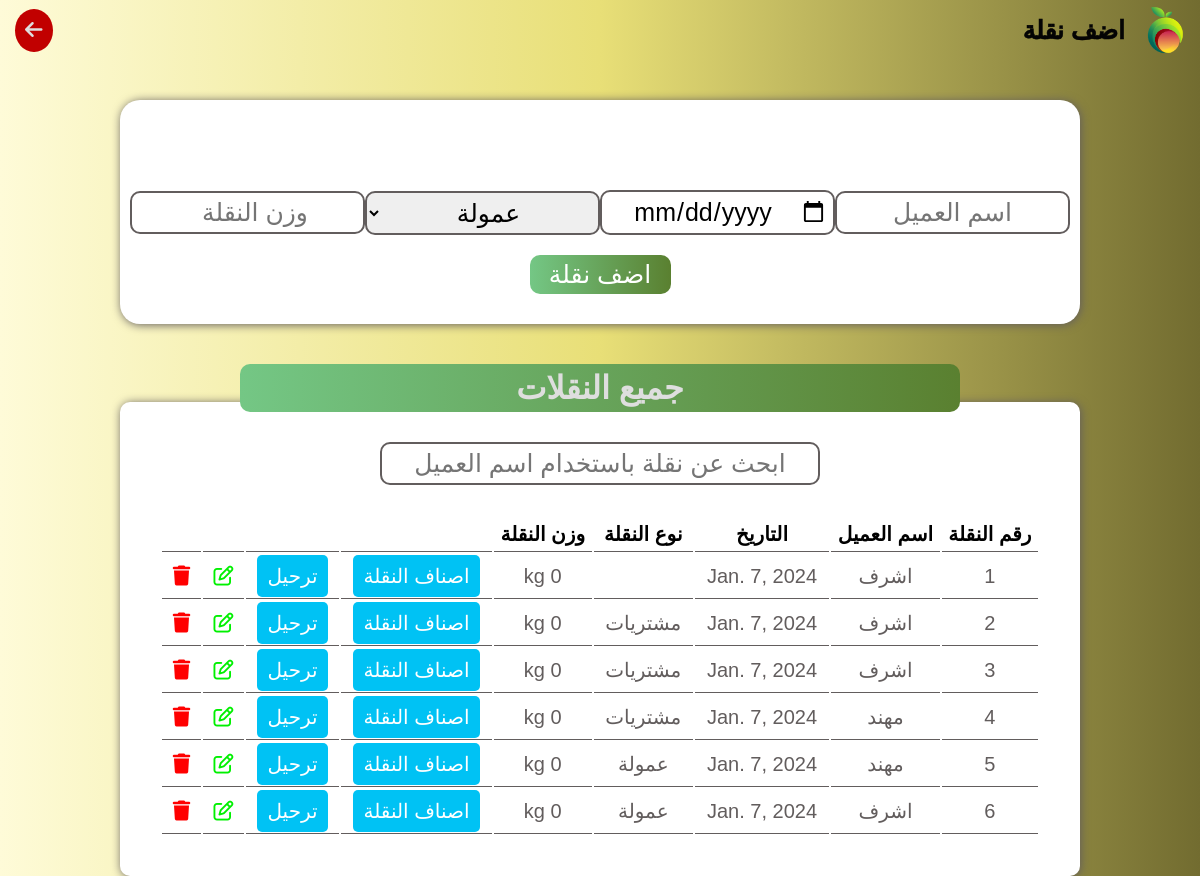
Page /addcontainer on the earlier database version.
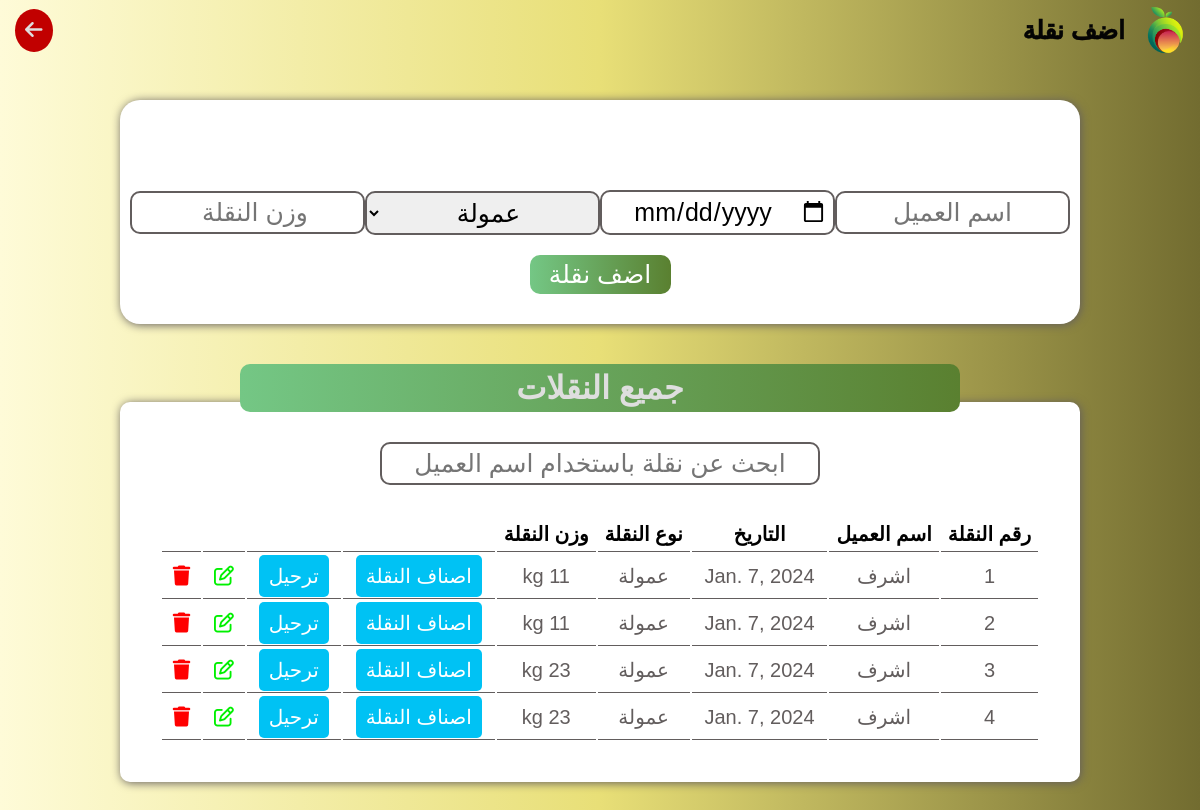
Same page on the later database version.
### user/models.py (models this page shows, shortened)
class Container(models.Model):
    supplier = models.ForeignKey(Supplier, on_delete=models.SET_NULL, null=True)
    date = models.DateField()
    type = models.CharField(max_length=30, default='عمولة')
    con_weight = models.PositiveIntegerField(default=0)
    num_sold_items = models.PositiveIntegerField(null=True)
    num_not_sold_items = models.PositiveIntegerField(null=True)

class Supplier(models.Model):
    name = models.CharField(max_length=30)
    place = models.CharField(max_length=70, default='غير محدد')
    date = models.DateField(default=timezone.now().date())
    type = models.CharField(max_length=30, default='عمولة')
    his_money = models.DecimalField(max_digits=10, decimal_places=2, default=0)
    on_him_money = models.DecimalField(max_digits=10, decimal_places=2,default=0)
    total = models.DecimalField(max_digits=10, decimal_places=2, blank=True, null=True)
    num_of_containers = models.PositiveIntegerField(default=0)
    @property
    def total(self):
        return self.his_money - self.on_him_money
    @property
    def num_of_containers(self):
        return self.container_set.count()

### user/views.py (the view, shortened to what this page needs)
# urls.py: path('addcontainer',views.add_container, name='addcontainer' ),
def add_container(request):
    container = Container.objects.all()
    context = {'container':container}
    containers = Container.objects.all()
    context = {'containers': containers}
    return render(request, 'add.html', context)

### templates/add.html (shortened to what this page needs)
{% load static %}
<!DOCTYPE html>
<html lang="en">
<head>
    <link rel="stylesheet" href="https://cdnjs.cloudflare.com/ajax/libs/font-awesome/6.5.1/css/all.min.css" />
    <link rel="stylesheet" href="{% static "css/main.css" %}">
</head>
<body>
    <header>
        <div class="main">
            <img src="{% static "images/logo.png" %}" alt="">
            <h1>اضف نقلة</h1>
        </div>
        <a href="#" onclick="goBack()"><i class="fa-solid fa-arrow-left"></i></a>
    </header>
    <div class="addnewcar">
        <form method="POST" class="addcar" action="{% url "addcontainer" %}">
            <ul class="messages">
            </ul>
            <div>
                <input name='supplier' type="text" placeholder="اسم العميل">
                <input name='date' type="date" placeholder="التاريخ">
                <select name="type" id="">
                    <option value="عمولة">عمولة</option>
                </select>
                <input name='weight' type="number" placeholder="وزن النقلة">
                    </div>
            <button class="addbtn">اضف نقلة</button>
        </form>
        <div class="title">
            <h1>جميع النقلات</h1>
        </div>
        <div class="table">
            <input id="searchbar" type="text" placeholder="ابحث عن نقلة باستخدام اسم العميل">
            <table>
                <thead>
                    <tr>
                        <th>رقم النقلة</th>
                        <th>اسم العميل</th>
                        <th>التاريخ</th>
                        <th>نوع النقلة</th>
                        <th>وزن النقلة</th>
                        <th></th>
                        <th></th>
                        <th></th>
                        <th></th>
                    </tr>
                </thead>
                <tbody id="tablebody">
                    <tr>
                        {% for container in containers  %}
                        <td>{{container.id}}</td>
                        <td>{{container.supplier.name}}</td>
                        <td>{{container.date}}</td>
                        <td>{{container.type}}</td>
                        <td>{{container.con_weight}} kg</td>
                        <td><a href="{% url "containeritems" container.id %}"style="text-decoration: none;" class="type" id="addkind">اصناف النقلة</a></td>
                        <td><a href="{% url "sellcar" %}"                   style="text-decoration: none;" class="type" id="sellbtn">ترحيل</a></td>
                        <td><a href="{% url "containerupdate" container.id %}" id="editcar" class="btn" style="color: #00F000;"><i class="fa-regular fa-pen-to-square"></i></a></td>
                        <td><a href="{% url "containerdelete" container.id %}" id="deletecar" class="btn"  style="color: #FF0000;" ><i class="fa-solid fa-trash"></i></a></td>
                    </tr>
                    {% endfor %}
                </tbody>
            </table>
        </div>
    </div>
</body>
</html>

Differences in the rows shown:
removed Container: id "5", supplier.name "مهند", date "Jan. 7, 2024", type "عمولة"
removed Container: id "6", supplier.name "اشرف", date "Jan. 7, 2024", type "عمولة"
changed Container id 1: type (not shown) → "عمولة"
changed Container id 2: type "مشتريات" → "عمولة"
changed Container id 3: type "مشتريات" → "عمولة"
changed Container id 4: supplier.name "مهند" → "اشرف"; type "مشتريات" → "عمولة"
